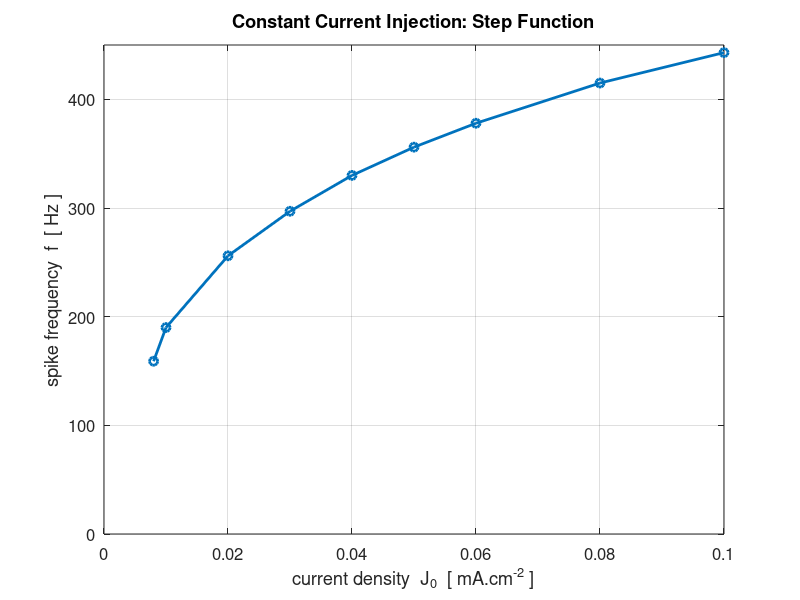

This figure's MATLAB source:
clear 
close all
clc

% Data

J0 = [0.008 0.01 0.02 0.03 0.04 0.05 0.06 0.08 0.10];

f = [159 190 256 297 330 356 378 415 443];


figure(1)
set(gcf,'units','normalized');
set(gcf,'position',[0.02 0.45 0.35 0.30]);
set(gcf,'color','w');
title_x = 'current density  J_0  [ mA.cm^{-2} ]';
title_y = 'spike frequency  f  [ Hz ]';
title_m = 'Constant Current Injection: Step Function';

x = J0;   y = f;
plot(x,y,'-o','linewidth',2);   % membrane voltage
xlabel(title_x); ylabel(title_y);
title(title_m)
axis([0 0.1 0 450])
set(gca,'fontsize',12)
grid on
box on
